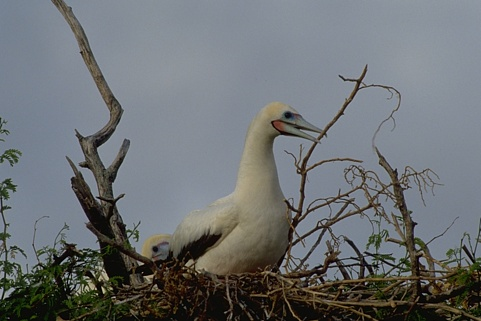
%> input picture Image-Segmentation/train/im1.jpg, 481 x 321 px
$ octave --eval "result = segment_image(imread('Image-Segmentation/train/im1.jpg'));"   (GNU Octave 9; MATLAB toolbox functions it lacks are replaced by stand-ins)
%> lines starting %> are read from the running program, lines starting %| are printed output that depends on the picture
%{
   The idea is to identify edges in blurred initial image followed by
   repeated dilations and erosions with constant blurring to remove noises
   and keep relvant features and detecting the edges of relevant content.

    Step 1: Blurring the image with gaussian filter
    Step 2: Convert to grayscale
    Step 3: Detect edges using Laplacian of Gaussian method
    Step 4: Repeat next 3 steps 4 times
    Step 5: Blur with gaussian filter
    Step 6: Dilate the image with three line based structuring elements
        with 0,45,90 degree angles
    Step 7: Erode the image with three line based structuring elements
        with 0,45,90 degree angles
    Step 8: Detect edges using Canny edge detector

References:
    1. The implementation of LOG is picked from my a part of my own
        implementation as per instructions in Question3 of Coursework 4
    2. The idea of dilation and erosion with multi line was picked from:
        https://uk.mathworks.com/help/images/detecting-a-cell-using-image-segmentation.html
        However extra 45 degree line element and the 4 time loop has been
        added as per current requirement.
%}

function [seg] = segment_image(I)
    blur = imgaussfilt(I,2);
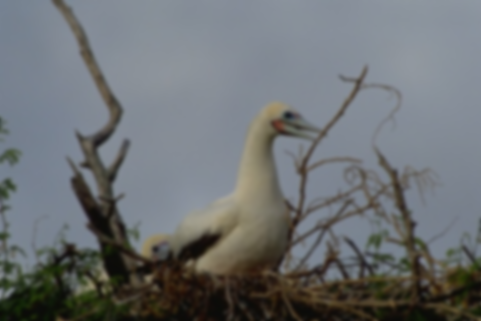
%> blur: size 321x481x3 uint8; mean R, G, B 108.6, 112.5, 114.9; mean of the top-left, top-right, bottom-left and bottom-right quarters 135.1, 139.2, 86, 88.1
    I = rgb2gray(blur);
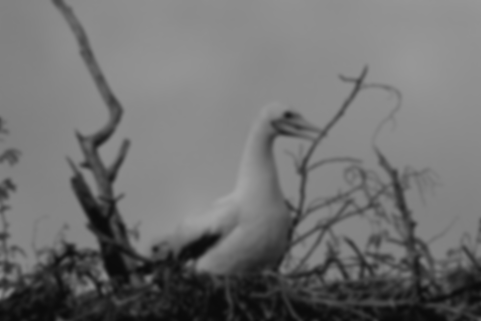
%> I: size 321x481 uint8; min 9, max 165, mean 111.6
    logedge = edge_recognition_log(I);

    se0 = strel("line",2,0);
    se90 = strel("line",2,90);
    se45 = strel("line",2,45);
    for i = 1:4
        blur = imgaussfilt(logedge,4);
        dilate = imdilate(blur,[se0 se45 se90]);
        erode = imerode(dilate,[se0 se45 se90]);
        logedge = erode;
    end

    final = edge(logedge,'canny');
    seg = final;
end

function edge = edge_recognition_log(I)
    HGauss = fspecial('gaussian',[50,50],7);
    IConv = conv2(I, HGauss, 'same');
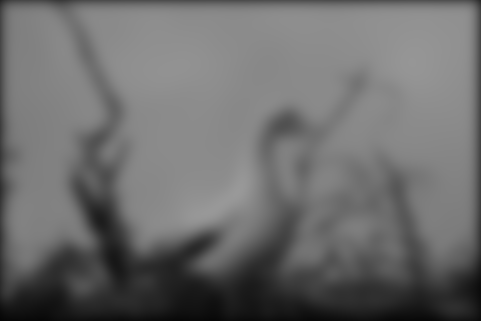
%> IConv: size 321x481 double; min 5.37, max 153.4, mean 108.8
    edge = I -IConv;
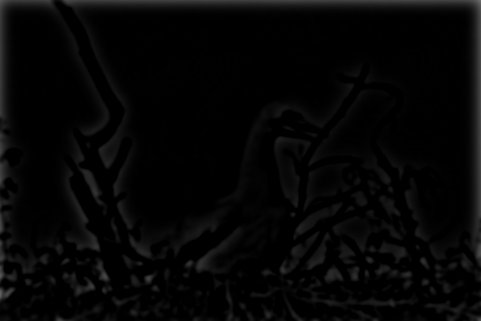
%> edge: size 321x481 uint8; min 0, max 109, mean 5.6
end
%> in segment_image, `final = edge(logedge,'canny');`:
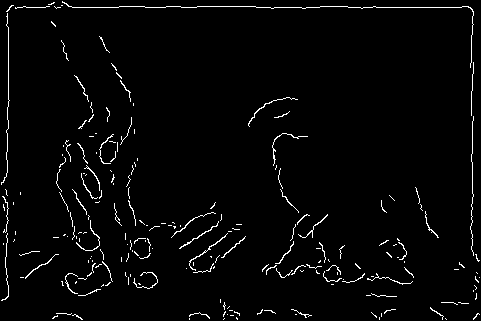
%> final: size 321x481 logical; 2.6% white in thin lines or dots

$ run again, on Image-Segmentation/train/im10.jpg
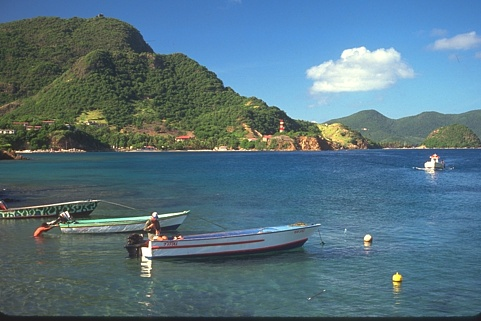
%> input picture Image-Segmentation/train/im10.jpg, 481 x 321 px
%> in edge_recognition_log, `IConv = conv2(I, HGauss, 'same');`:
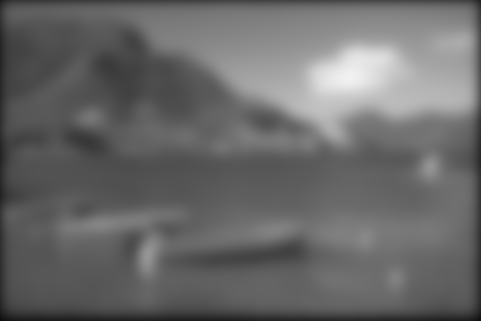
%> IConv: size 321x481 double; min 12.75, max 241.4, mean 105.5
%> in segment_image, `final = edge(logedge,'canny');`:
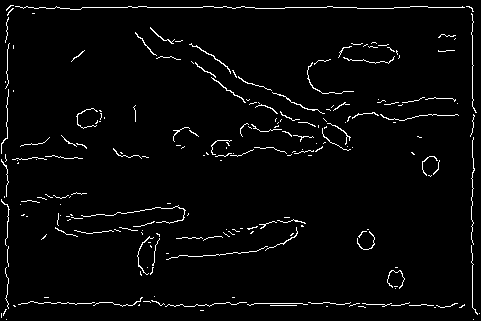
%> final: size 321x481 logical; 3% white in thin lines or dots

$ run again, on Image-Segmentation/train/im11.jpg
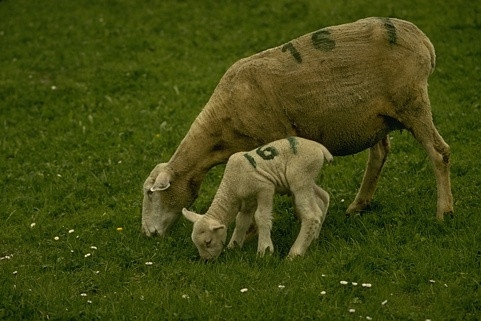
%> input picture Image-Segmentation/train/im11.jpg, 481 x 321 px
%> in edge_recognition_log, `IConv = conv2(I, HGauss, 'same');`:
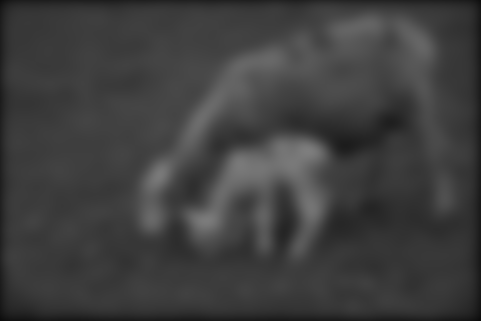
%> IConv: size 321x481 double; min 10.91, max 126.2, mean 63.1
%> in segment_image, `final = edge(logedge,'canny');`:
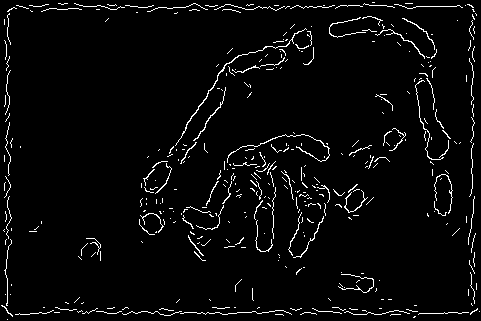
%> final: size 321x481 logical; 3.6% white in thin lines or dots
